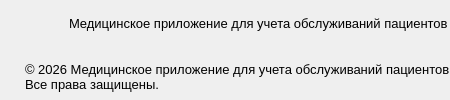
                 <widget class="QWidget" name="tab_10">
                  <attribute name="title">
                   <string>Tab 2</string>
                  </attribute>
                  <layout class="QHBoxLayout" name="horizontalLayout_15">
                   <property name="spacing">
                    <number>0</number>
                   </property>
                   <property name="leftMargin">
                    <number>0</number>
                   </property>
                   <property name="topMargin">
                    <number>0</number>
                   </property>
                   <property name="rightMargin">
                    <number>0</number>
                   </property>
                   <property name="bottomMargin">
                    <number>0</number>
                   </property>
                   <item>
                    <widget class="QFrame" name="frame_28">
                     <property name="styleSheet">
                      <string notr="true">border:none;
</string>
                     </property>
                     <property name="frameShape">
                      <enum>QFrame::Shape::StyledPanel</enum>
                     </property>
                     <property name="frameShadow">
                      <enum>QFrame::Shadow::Raised</enum>
                     </property>
                     <layout class="QVBoxLayout" name="verticalLayout_9">
                      <property name="spacing">
                       <number>6</number>
                      </property>
                      <property name="leftMargin">
                       <number>0</number>
                      </property>
                      <property name="topMargin">
                       <number>0</number>
                      </property>
                      <property name="rightMargin">
                       <number>0</number>
                      </property>
                      <property name="bottomMargin">
                       <number>0</number>
                      </property>
                      <item>
                       <widget class="QFrame" name="frame_29">
                        <property name="frameShape">
                         <enum>QFrame::Shape::StyledPanel</enum>
                        </property>
                        <property name="frameShadow">
                         <enum>QFrame::Shadow::Raised</enum>
                        </property>
                        <layout class="QHBoxLayout" name="horizontalLayout_22">
                         <property name="spacing">
                          <number>4</number>
                         </property>
                         <property name="leftMargin">
                          <number>5</number>
                         </property>
                         <property name="topMargin">
                          <number>0</number>
                         </property>
                         <property name="rightMargin">
                          <number>0</number>
                         </property>
                         <property name="bottomMargin">
                          <number>0</number>
                         </property>
                         <item>
                          <widget class="QPushButton" name="__footer_button_with_icon">
                           <property name="minimumSize">
                            <size>
                             <width>26</width>
                             <height>26</height>
                            </size>
                           </property>
                           <property name="maximumSize">
                            <size>
                             <width>60</width>
                             <height>60</height>
                            </size>
                           </property>
                           <property name="styleSheet">
                            <string notr="true">background-color:none;
border:none;</string>
                           </property>
                           <property name="text">
                            <string/>
                           </property>
                           <property name="icon">
                            <iconset resource="../qrc/main.qrc">
                             <normaloff>:/images/doctor_without_background.png</normaloff>:/images/doctor_without_background.png</iconset>
                           </property>
                           <property name="iconSize">
                            <size>
                             <width>25</width>
                             <height>25</height>
                            </size>
                           </property>
                          </widget>
                         </item>
                         <item>
                          <widget class="QLabel" name="__medical_app_label">
                           <property name="font">
                            <font>
                             <family>Arial</family>
                             <pointsize>10</pointsize>
                            </font>
                           </property>
                           <property name="styleSheet">
                            <string notr="true">border:none;
</string>
                           </property>
                           <property name="text">
                            <string>Медицинское приложение для учета обслуживаний пациентов</string>
                           </property>
                          </widget>
                         </item>
                        </layout>
                       </widget>
                      </item>
                      <item>
                       <widget class="QFrame" name="frame_41">
                        <property name="frameShape">
                         <enum>QFrame::Shape::StyledPanel</enum>
                        </property>
                        <property name="frameShadow">
                         <enum>QFrame::Shadow::Raised</enum>
                        </property>
                        <layout class="QHBoxLayout" name="horizontalLayout_23">
                         <property name="spacing">
                          <number>0</number>
                         </property>
                         <property name="leftMargin">
                          <number>25</number>
                         </property>
                         <property name="topMargin">
                          <number>0</number>
                         </property>
                         <property name="rightMargin">
                          <number>0</number>
                         </property>
                         <property name="bottomMargin">
                          <number>0</number>
                         </property>
                         <item>
                          <widget class="QLabel" name="__last_label_in_footer">
                           <property name="font">
                            <font>
                             <family>Arial</family>
                             <pointsize>10</pointsize>
                            </font>
                           </property>
                           <property name="styleSheet">
                            <string notr="true">border:none;

</string>
                           </property>
                           <property name="text">
                            <string>© 2026 Медицинское приложение для учета обслуживаний пациентов 
Все права защищены.</string>
                           </property>
                          </widget>
                         </item>
                        </layout>
                       </widget>
                      </item>
                     </layout>
                    </widget>
                   </item>
                  </layout>
                 </widget>
